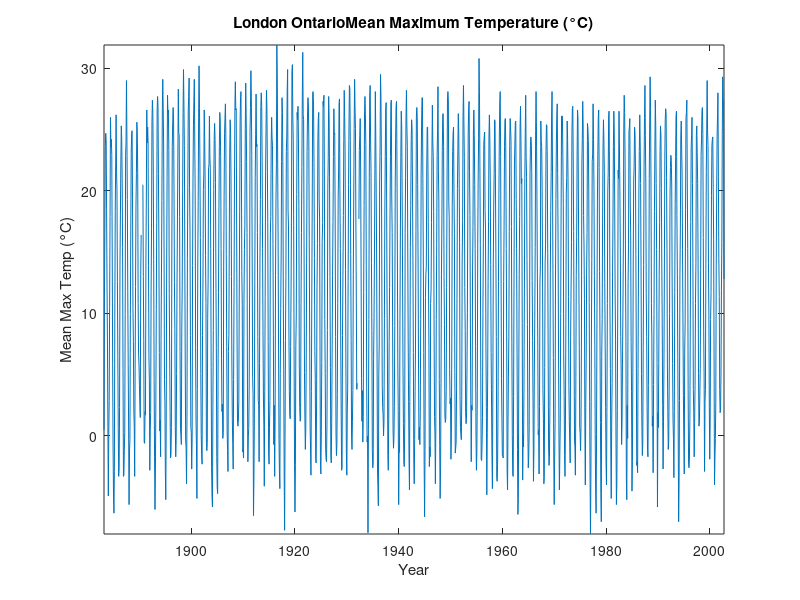
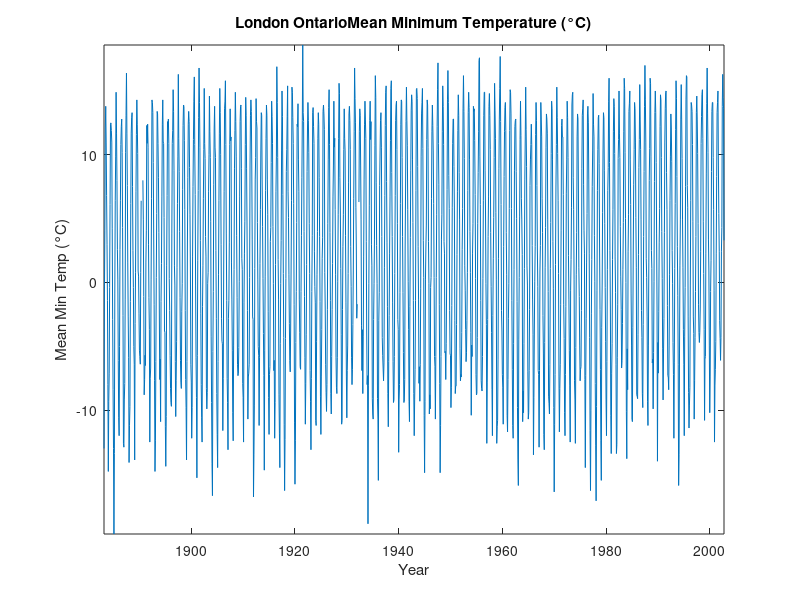
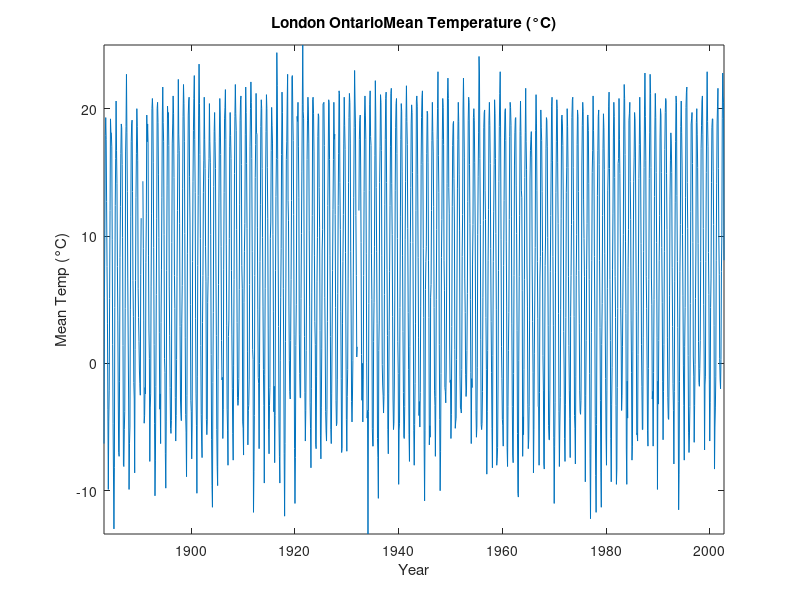
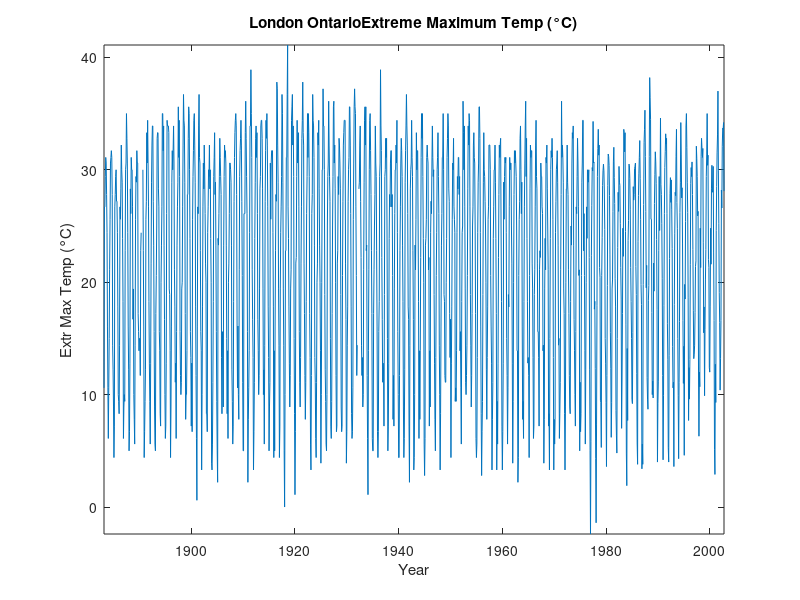

The MATLAB script that drew these images, in order: (Note: this script raises an error after producing the figures.)
%% Assignment 4: London Weather Data Analysis
%
% Robert Moir: 0123456789

%% Input Data
clear
ylabels = {'Year','Month','Mean Max Temp (°C)','Mean Min Temp (°C)',...
    'Mean Temp (°C)','Extr Max Temp (°C)','Extr Min Temp (°C)',...
    'Total Rain (mm)','Total Snow (cm)','Total Precip (mm)'};
titles = {'Year','Month','Mean Maximum Temperature (°C)',...
    'Mean Minimum Temperature (°C)','Mean Temperature (°C)',...
    'Extreme Maximum Temp (°C)','Extreme Minimum Temp (°C)',...
    'Total Rain (mm)','Total Snow (cm)','Total Precipitation (mm)'};

D1 = csvread('London_South_Monthly_1883-1932.csv',19,1);
D2 = csvread('London_Lambeth_A_Monthly_1930-1941.csv',19,1);
D3 = csvread('London_Intl_Airport_Monthly_1940-2006.csv',19,1);
D = [D1(3:end-8,:); D2(29:end-17,:); D3(8:end-50,:)];

%% Plot Data

x = D(:,1)+(D(:,2)-1)/12;
for n=3:10
    figure
    plot(x,D(:,n))
    xlabel('Year')
    ylabel(ylabels(n))
    title(strcat('London Ontario', " ", titles(n)))
    axis tight
    set(gcf,'Position',[100 100 800 400])
    print(strcat("London ",ylabels(n),".png"),'-dpng')
end

%% Clear Figure Data
close all

%% Analyze Data

% Compute the number of days per month over a four year period
% Page 1: Spring
days(:,:,1)=[31*ones(4,1) 30*ones(4,1) 31*ones(4,1)];
% Page 2: Summer
days(:,:,2)=[30*ones(4,1) 31*ones(4,1) 31*ones(4,1)];
% Page 3: Fall
days(:,:,3)=[30*ones(4,1) 31*ones(4,1) 30*ones(4,1)];
% Page 4: Winter
days(:,:,4)=[31*ones(4,1) 31*ones(4,1) 28*ones(4,1)];
days(2,3,4)=29;
season = {'Spring','Summer','Fall','Winter'};
% Starting row for each season
row = [1 4 7 10];
for j=1:4
    % Compute the number of years for the current season (given by j)
    n_years = floor(size(D,1)/12);
    if (rem(size(D,1),12) >= row(j)+2)
        n_years = n_years+1;
    end
    fprintf(strcat('\n',season(j)," ",'Season Data Analysis:\n'));
    for n=3:10
        % compute first element of the years and data vectors
        years = D(1,1);
        if 3<=n && n<=5
            data = (D(row(j),n)*days(1,1,j) + D(row(j)+1,n)*days(1,2,j) +...
                D(row(j)+2,n)*days(1,3,j))/(sum(days(1,1:3,j)));
        elseif n==6
            data = max(D(row(j):row(j)+2,n));
        elseif n==7
            data = min(D(row(j):row(j)+2,n));
        elseif 8<=n && n<=10
            data = sum(D(row(j):row(j)+2,n));
        end
        % loop to compute the rest of years and data vectors
        for i=2:n_years-1
            % compute the row numbers of the first and last month of
            % the current season
            first_element = row(j)+i*12;
            last_element = row(j)+2+i*12;
            % collect the data values for the current season and the
            % current data field (given by n)
            yrdata = D(first_element:last_element,n);
            % check to see if there are any NaN values in the data
            % to determine whether a valid seasonal value can be computed
            if (~any(isnan(yrdata)))
                % add the current year to years vector
                years(end+1,1) = D(first_element,1);
                % add the the seasonal data value to the data vector
                % check for mean calculation
                if 3<=n && n<=5
                    k = mod(i,4)+1;
                    % compute a weighted average of the monthly data
                    % given the lengths of the months in the given season
                    data(end+1,1) = (yrdata(1)*days(k,1) +...
                        yrdata(2)*days(k,2,j) + yrdata(3)*days(k,3,j))/...
                        (sum(days(k,1:3,j)));
                % check for max calculation
                elseif n==6
                    data(end+1,1) = max(yrdata);
                % check for min calculation
                elseif n==7
                    data(end+1,1) = min(yrdata);
                % check for total calculation
                elseif 8<=n && n<=10
                    data(end+1,1) = sum(yrdata);
                end
            end
        end
        %years = years(70:end);
        %data = data(70:end);
        % compute the linear regression of the seasonal data for the
        % current data field
        [b, bint] = regress(data,[ones(size(years)) years],0.3173);
        % check whether the slope is exactly zero (indicating void data)
        if (b(2) ~= 0)
            figure
            plot(years,data)
            axis tight
            hold on
            xlabel('Year')
            ylabel(ylabels(n))
            % label the plot with the current season and data field
            title(strcat('London Ontario', " ", season(j)," ", titles(n)))
            plot(years,b(2)*years+b(1),'LineWidth',2)
            hold off
            % label the output file with the current season and data field
            print(strcat("London ",season(j)," Trend ",ylabels(n),".png"),'-dpng')
            % check whether the slope is positive or negative and
            % display an appropriate message
            if (b(2)>0)
                disp(strcat('Potential increasing trend for'," ",titles(n),':'))
            elseif (b(2)<0)
                disp(strcat('Potential decreasing trend for'," ",titles(n),':'))
            end
            % check that the confidence interval does not contain zero
            if (sign(bint(2,1)) == sign(bint(2,2)))
                disp('  Significant trend at 68% confidence!')
                % compute standard deviation
                sigma = abs(b(2) - bint(2,1));
                fprintf('  Trend is %f +/- %f ',b(2)*100,sigma*100);
                % check for units of °C
                if 3<=n && n<=7
                    fprintf('°C/century\n');
                % check for units of mm
                elseif n==8 || n==10
                    fprintf('mm/century\n');
                % check for units of cm
                elseif n==9
                    fprintf('cm/century\n');
                end
                % check whether 2*sigma interval contains zero
                if (sign(bint(2,1)-sigma) == sign(bint(2,2)+sigma))
                    disp('  Significant trend at 95% confidence too!')
                end
            else
                disp('  Trend is not statistically significant')
            end
        end
    end
end

%% Discussion of Results
%
% Spring Season:
%
% Quantities showing a decreasing trend: Mean Max T, Extr Max T, Total
% Snow.
%
% Quantities showing an increasing trend: Mean Min T, Mean T, Extr Min T,
% Total Rain, Total Precip.
%
% Statistically significant tends at 68% confidence: Mean Min T, Extr Max,
% Extr Min T and Total Rain
%
% Taken together, we see the maximum temperature decreasing, the minimum
% temperature increasing, with a very small increase in overall
% temperature, together with a decrease in snow and an increase in rain.
% Yes, these trends are consistent. Together they suggest a minimal warming 
% over spring while the temperature variation is becoming less extreme (max
% decrease, min increase). Only the min increase has a reasonably strong 
% statistical significance.
%
%
% Summer Season:
%
% Quantities showing a decreasing trend: Mean Max T, Mean T, Extr Max T.
%
% Quantities showing an increasing trend: Mean Min T, Extr Min T, Total
% Rain, Total Precip
%
% Statistically significant trends at 68% confidence: Mean Max T, Mean Min
% T, Extr Max T, Extr Min T.
%
% Taken together, we see the maximum temperature decreasing, the minimum
% temperature increasing, with a very small decrease in overall
% temperature, together with an increase in rain. Yes, these trends are 
% consistent. Together they suggest a minimal cooling over summer while the 
% temperature variation is becoming less extreme (max decrease, min 
% increase). In this case the max decrease and min increase for both mean 
% and extreme values is reasonably statistically significant, with the
% minimum increases significant also at 99%, lending greater credence to the
% hypothesis that weather in London is becoming less extreme.
%
% Fall Season:
%
% Quantities showing a decreasing trend: Mean Max T, Extr Max T, Total Snow
%
% Quantities showing an increasing trend: Mean Min T, Mean T, Extr Min T,
% Total Rain, Total Precip
%
% Statistically significant trends at 68% confidence: Mean Max T, 
% Mean Min T, Extr Max T, Extr Max, Extr Min T, Total Rain, Total Snow,
% Total Precip
%
% Taken together we see the maximum temperature decreasing, the minimum
% temperature increase, with a very small increase in overall temperature,
% together with a decrease in snow and an increase in rain and total
% precipitation. with all of these trends being roughly statistically
% significant. Once again, these are consistent. Taken together they 
% suggest a minimal warming over the fall season with the overall 
% temperature variation becoming less extreme. There is evidence of an
% increase in rain in the fall, with the rain contributing to an increase 
% in precipitation.
%
% Winter Season:
%
% Quantities showing a decreasing trend: Mean Max T, Total Rain, Total
% Snow, Total Precip.
%
% Quantities showing an increasing trend: Mean Min T, Mean T, Extr Max T,
% Extr Min T.
%
% Statistically significant trends at 68% confidence: Mean Min T, 
% Extr Max T, Extr Min T, Total Snow, Total Precip.
%
% Taken together we see the maximum temperature decreasing, the minimum and
% overal temperature increasing, with a slight increase in extreme high
% temperatures, together with a decrease of rain and snow. These trends are
% certainly consistent too. Taken together they suggest a minimal warming
% over the winter season, with the overall temperature variation becoming
% less extreme, together with an overall decrease in both kinds of
% preciptiation.
%
% 95% Confidence Trends:
%
% The trends that are significant at 95% confidence are the following:
% Spring: Mean Min T, Extr Min T
% Summer: Mean Max T, Mean Min T, Extr Max T, Extr Min T
% Fall: Mean Min T, Extr Max T, Total Rain, Total Precip
% Winter: Extr Min, Total Precip
%
% Everyone should find:
% (1) extreme min temperature in the Spring, Summer and Winter;
% (2) extreme max temperature in the Summer and Fall.
%
% Only some will find (depending on what variables you computed):
% (3) mean min temperature in Spring, Summer and Fall;
% (4) mean max temperature in Summer;
% (5) total rain in Fall;
% (6) total precipitation in Winter.
%
% Some other quantities are close to being 95% significant, but it is not
% necessary to identify these.
%
% The extreme min increases and max decreases, which everyone should find,
% are of certainly consistent, indicating less extreme temperature
% variations. This hypothesis is corroborated by the mean min increases and
% mean max increases among the Spring, Summer and Fall seasons. Thus, there
% is decent evidence that (over the 1883-2001) period, the weather in
% London became less extreme.
%
% The increase in rain and precipitation are also consistent, suggesting
% that the Fall and Winter seasons are becoming wetter. Any judgement of
% the reason for this is not supported by the data.
%
% Overall Conclusion:
%
% Overall the results support the conclusion that the weather in London has
% become less extreme over the last 100 years, though a more careful
% analysis would be needed to establish this, including looking for
% corroborating evidence from other weather stations and seeing how strong
% the effect is when yearly averages are computed.

close all